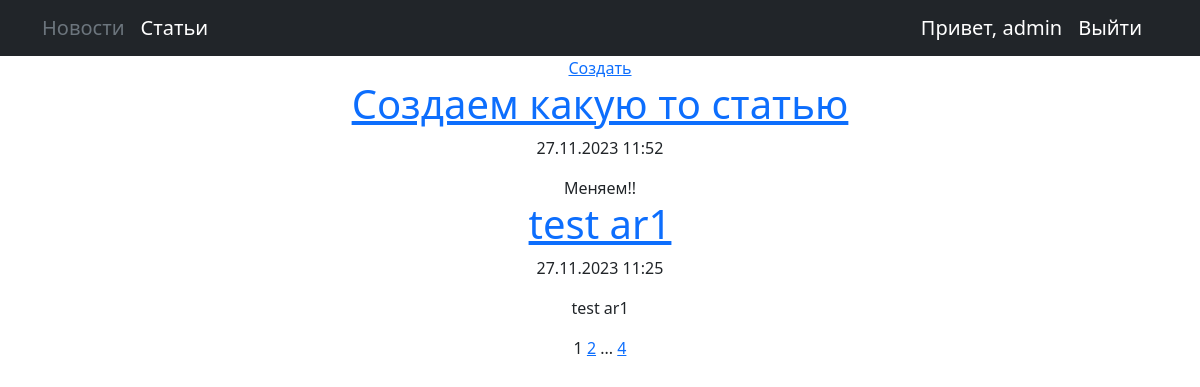
Before: /articles (signed in) with the older database file.
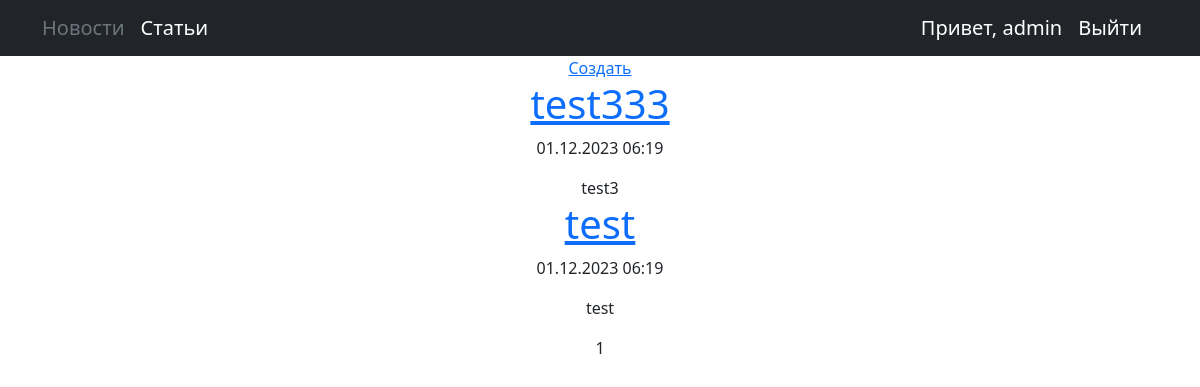
After: the same page with the newer database file.
### news/models.py (models this page shows, shortened)
class Post(models.Model):
    author = models.ForeignKey(Author, on_delete=models.CASCADE)
    type = models.CharField(max_length = 2, choices=POSITIONS, default=article)
    time_create = models.DateTimeField(auto_now_add=True)
    time_update = models.DateTimeField(auto_now=True)
    category = models.ManyToManyField(Category, through='PostCategory')
    header = models.CharField(max_length=255)
    text = models.TextField()
    rating = models.IntegerField(default=0)
    def get_absolute_url(self):
        if self.type=='NE':
            return reverse('newsid', args=(self.pk,))
        else:
            return reverse('articleid', args=(self.pk,))

### news/views.py (the view)
# urls.py: path('articles', ArticleList.as_view(), name='articles'),
class ArticleList(ListView):
    model = Post
    ordering = '-time_create'
    template_name = 'posts.html'
    context_object_name = 'posts'
    paginate_by = 2
    def get_context_data(self, **kwargs):
        context = super().get_context_data(**kwargs)
        context['title'] = 'Статьи'
        return context
    def get_queryset(self):
        return super().get_queryset().filter(type='AR')

### news/templatetags/custom_tags.py (called while the page is built)
@register.simple_tag(takes_context=True)
def url_replace(context, **kwargs):
    d = context['request'].GET.copy()
    for k, v in kwargs.items():
        d[k] = v
    return d.urlencode()

### news/templates/posts.html (shortened to what this page needs)
{% extends 'default.html' %}
{% load custom_tags%}
{% block content %}
{% if perms.news.add_post %}
<a href="{{request.path}}/create">Создать</a>
{% endif %}
{% for p in posts %}
<a href="{{ p.get_absolute_url }}"><h1>{{p.header}}</h1></a>
<p>{{p.time_create|date:"d.m.Y H:i"}}</p>
{{p.text|truncatechars:20}}
{% endfor %}
   {{ page_obj.number }}
   {% if page_obj.has_next %}
       <a href="?{% url_replace page=page_obj.next_page_number %}">{{ page_obj.next_page_number }}</a>
       {% if paginator.num_pages != page_obj.next_page_number %}
           {% if page_obj.next_page_number|add:1 != page_obj.paginator.num_pages  %}...{% endif%}
           <a href="?{% url_replace page=page_obj.paginator.num_pages %}">{{ page_obj.paginator.num_pages }}</a>
           {%endif%}
    {% endif %}
{% endblock content %}

Changed rows visible on the page:
removed Post: header "Создаем какую то статью", time_create "27.11.2023 11:52", text "Меняем!!"
removed Post: header "test ar1", time_create "27.11.2023 11:25", text "test ar1"
now on this page (row edited): Post: header "test333", time_create "01.12.2023 06:19", text "test3"
now on this page (row edited): Post: header "test", time_create "01.12.2023 06:19", text "test"
Other visible differences:
{{ page_obj.next_page_number }}: "2" → (not shown)
{{ page_obj.paginator.num_pages }}: "4" → (not shown)
